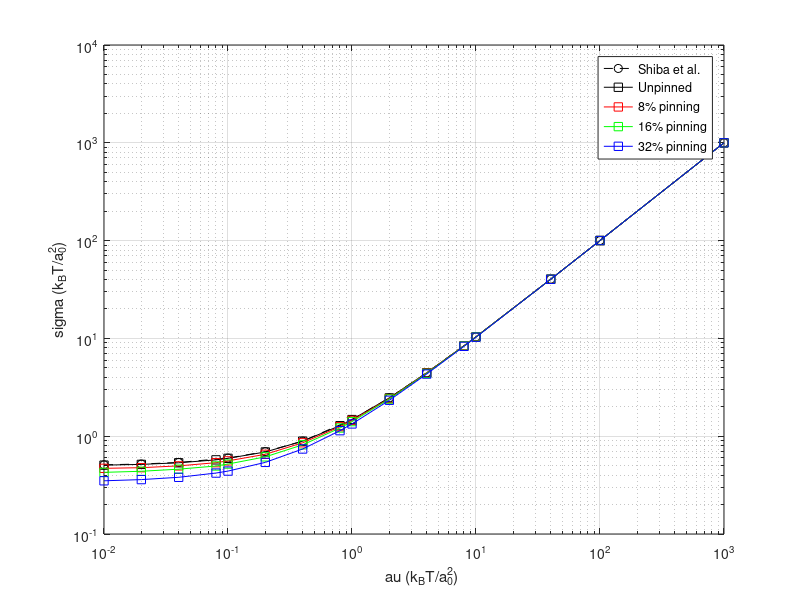
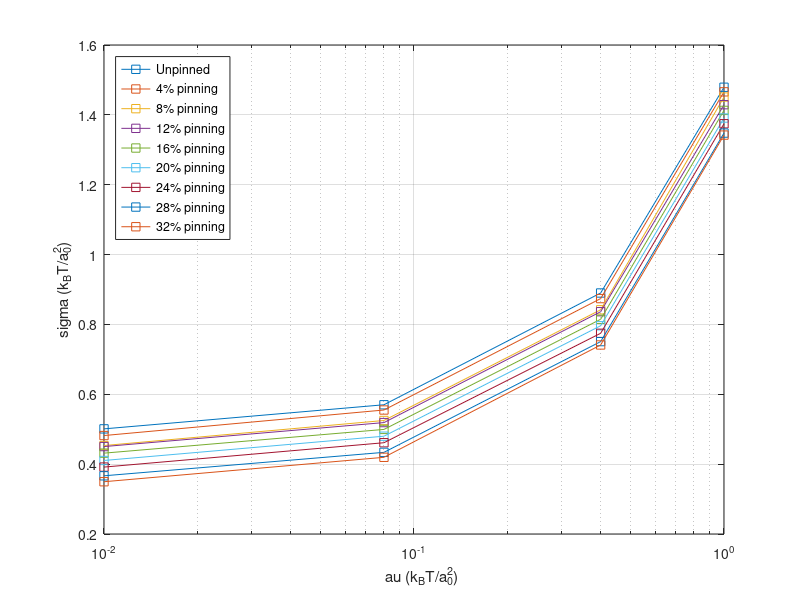
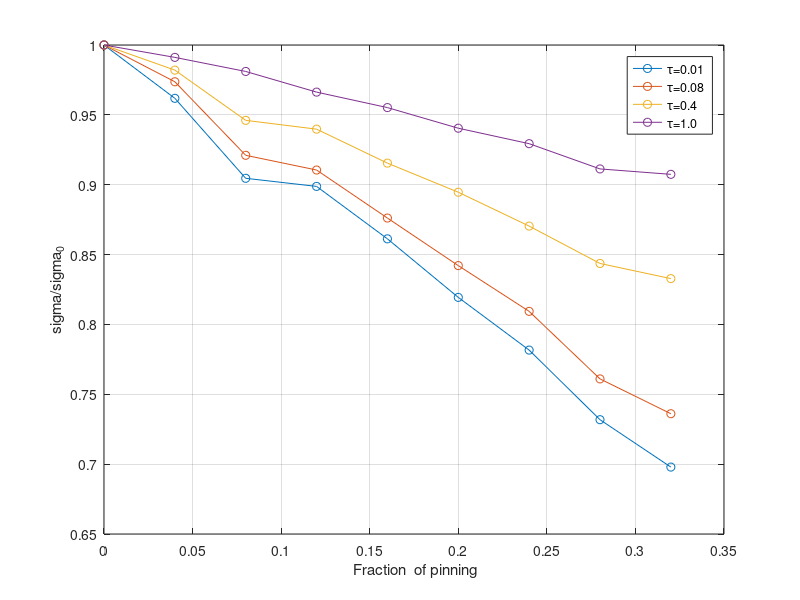
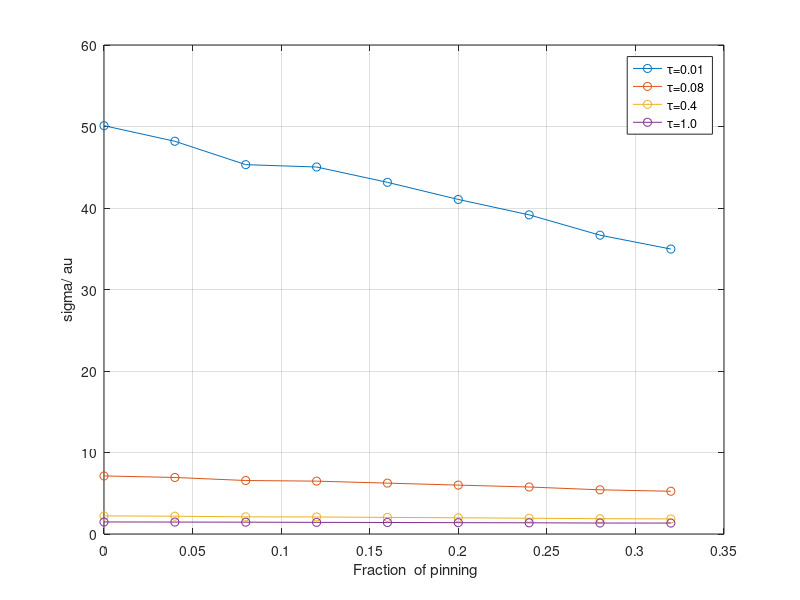

Recreate these plots in MATLAB, in order.
%----------------------------sigma-tau plot-----------------------%
tau_shiba = [0.01, 0.02, 0.04, ...
    0.1, 0.2, 0.4, ...
    1.0, 2.0, 4.0, ...
    10, 40, ...
    100, ...
    1000];
   
sigma_shiba = [0.509713537, 0.519494765, 0.538834329, ...
    0.597235415, 0.694884157, 0.890458633, ...
    1.47868855, 2.462251327, 4.435035741, ...
    10.37539235, 40.23293487, ...
    100.1352802, ...
    1000.018997]; 

tau = [0.01, 0.02, 0.04, 0.08, ...
       0.1, 0.2, 0.4, 0.8, ...
       1.0, 2.0, 4.0, 8.0, ...
       10.0,40.0...
       100.0, ...
       1000.0];
   
sigma_shiba = [0.509713537, 0.519494765, 0.538834329, ...
    0.597235415, 0.694884157, 0.890458633, ...
    1.47868855, 2.462251327, 4.435035741, ...
    10.37539235, 40.23293487, ...
    100.1352802, ...
    1000.018997]; 

tau = [0.01, 0.02, 0.04, 0.08, ...
       0.1, 0.2, 0.4, 0.8, ...
       1.0, 2.0, 4.0, 8.0, ...
       10.0,40.0...
       100.0, ...
       1000.0];
   
sigma_unpinned = [0.506143, 0.515, 0.5348571, 0.5728571 ...
         0.5938709, 0.69, 0.89, 1.2805 ...
         1.479, 2.465, 4.448, 8.41 ...
         10.4, 40.280, 100.18, 1000.03];
            
sigma_normal_8 = [0.46928, 0.47666, 0.4972, 0.5359677 ...
         0.5594, 0.653, 0.85666, 1.2496825 ...
         1.451, 2.420, 4.42, 8.39066 ...
         10.379677, 40.264, 100.17, 1000.03];

sigma_normal_16 = [0.427, 0.438, 0.4602, 0.496 ...
         0.519333, 0.615, 0.816, 1.21333 ...
         1.41, 2.40, 4.3888, 8.365 ...
         10.3522580, 40.245, 100.16, 1000.0276984];
   
sigma_normal_32 = [0.350, 0.360, 0.380, 0.420 ... 
         0.440, 0.540, 0.740, 1.139 ...
         1.335, 2.329677, 4.3198412, 8.30 ...
         10.2913492, 40.21079365, 100.13, 1000.02419047];

%------------------ Plot -------------------%
figure(1)
loglog(tau_shiba,sigma_shiba,"ko--")
hold on
loglog(tau,sigma_unpinned,"ks-")
hold on
loglog(tau,sigma_normal_8,"rs-")
hold on
loglog(tau,sigma_normal_16,"gs-")
hold on
loglog(tau,sigma_normal_32,"bs-")
hold on
grid on
xlabel("\tau (k_BT/a_0^2)")
ylabel("\sigma (k_BT/a_0^2)")
legend('Shiba et al.','Unpinned','8% pinning','16% pinning','32% pinning')

%------------------------------Refined---------------------------%

tau = [0.01, 0.08, 0.4, 1.0];

unpinned = [0.501     ,0.570    ,0.890     ,1.479];
normal_4 = [0.48188   ,0.555    ,0.874     ,1.4659];
normal_8 = [0.4532    ,0.525    ,0.842     ,1.451];
normal_12 = [0.4503   ,0.519    ,0.8364    ,1.42913];
normal_16 = [0.431493 ,0.4994   ,0.814747  ,1.41275];
normal_20 = [0.410498 ,0.480    ,0.796215  ,1.39092];
normal_24 = [0.391599 ,0.461333 ,0.774648  ,1.37455];
normal_28 = [0.36664  ,0.433778 ,0.750836  ,1.34782];
normal_32 = [0.349648 ,0.419573 ,0.741193  ,1.34209];

sig_1 = [0.501, 0.48188, 0.4532, 0.4503, 0.431493, 0.410498, 0.391599, 0.36664, 0.349648] / 0.501;
sig_2 = [0.570, 0.555, 0.525, 0.519, 0.4994, 0.480, 0.461333, 0.433778, 0.419573] / 0.570;
sig_3 = [0.890, 0.874, 0.842, 0.8364, 0.814747, 0.796215, 0.774648, 0.750836, 0.741193] / 0.890;
sig_4 = [1.479,1.4659,1.451,1.42913,1.41275,1.39092,1.37455,1.34782,1.34209] / 1.479;

sig_by_tau_1 = [0.501, 0.48188, 0.4532, 0.4503, 0.431493, 0.410498, 0.391599, 0.36664, 0.349648] / 0.01;
sig_by_tau_2 = [0.570, 0.555, 0.525, 0.519, 0.4994, 0.480, 0.461333, 0.433778, 0.419573] / 0.08;
sig_by_tau_3 = [0.890, 0.874, 0.842, 0.8364, 0.814747, 0.796215, 0.774648, 0.750836, 0.741193] / 0.4;
sig_by_tau_4 = [1.479,1.4659,1.451,1.42913,1.41275,1.39092,1.37455,1.34782,1.34209];

percentages = [0.0, 0.04, 0.08, 0.12, 0.16, 0.20, 0.24, 0.28, 0.32];

%------------------------------------------------------%
figure(2)
semilogx(tau,unpinned,'Marker','s');
hold on
semilogx(tau,normal_4,'Marker','s');
hold on
semilogx(tau,normal_8,'Marker','s');
hold on
semilogx(tau,normal_12,'Marker','s');
hold on
semilogx(tau,normal_16,'Marker','s');
hold on
semilogx(tau,normal_20,'Marker','s');
hold on
semilogx(tau,normal_24,'Marker','s');
hold on
semilogx(tau,normal_28,'Marker','s');
hold on
semilogx(tau,normal_32,'Marker','s');
xlabel("\tau (k_BT/a_0^2)")
ylabel("\sigma (k_BT/a_0^2)")
grid on
legend('Unpinned','4% pinning','8% pinning','12% pinning','16% pinning', ...
    '20% pinning','24% pinning','28% pinning','32% pinning', 'location','northwest');

%-------------------------------------------------------%
figure(3)
plot(percentages, sig_1,'Marker','o')
hold on
plot(percentages, sig_2,'Marker','o')
hold on
plot(percentages, sig_3,'Marker','o')
hold on
plot(percentages, sig_4,'Marker','o')
hold on
grid on
xlabel(" Fraction  of pinning")
ylabel("\sigma/\sigma_{0}")
grid on
legend('\tau=0.01 ','\tau=0.08','\tau=0.4','\tau=1.0');
%-------------------------------------------------------%
figure(4)
plot(percentages, sig_by_tau_1,'Marker','o')
hold on
plot(percentages, sig_by_tau_2,'Marker','o')
hold on
plot(percentages, sig_by_tau_3,'Marker','o')
hold on
plot(percentages, sig_by_tau_4,'Marker','o')
hold on
grid on
xlabel(" Fraction  of pinning")
ylabel("\sigma/\tau")
grid on
legend('\tau=0.01 ','\tau=0.08','\tau=0.4','\tau=1.0');

%----------------------sigma Vs excess area------------------------%/
excess_area_unpinned = [0.0203,0.0202, 0.0194,0.0196,...
    0.0197,0.0194,0.0189,0.0181,...
    0.0170,0.0157,0.0133,0.0107,...
    0.0100,0.0056,...
    0.0032,...
    4.7*1e-4];
delta_a = 100*(excess_area_unpinned(1) - excess_area_unpinned);

excess_area_normal_8 = [0.0203,0.0202, 0.0194,0.0196,...
    0.0197,0.0194,0.0189,0.0181,...
    0.0170,0.0157,0.0133,0.0107,...
    0.0100,0.0056,...
    0.0032,...
    4.7*1e-4];
delta_a_normal_8 = 100*(excess_area_normal_8(1) - excess_area_normal_8);

excess_area_normal_16 = [0.0089,0.0089, 0.0089,0.0087,...
    0.0089,0.0088,0.0087,0.0086,...
    0.0085,0.0082,0.0078,0.0071,...
    0.0067,0.0043,...
    0.0025,...
    4.2367e-04];
delta_a_normal_16 = 100*(excess_area_normal_16(1) - excess_area_normal_16);

excess_area_normal_32 = [0.0059,0.0059, 0.0060,0.0059,...
    0.0060,0.0059,0.0059,0.0058,...
    0.0058,0.0057,0.0055,0.0052,...
    0.0049,0.0035,...
    7.4078e-04,...
    3.4295e-04];
delta_a_normal_32 = 100*(excess_area_normal_32(1) - excess_area_normal_32);


figure (5)
semilogy(delta_a, sigma_unpinned/sigma_unpinned(1),'bs-');
hold on
semilogy(delta_a_normal_8, sigma_normal_8/sigma_normal_8(1),'rs-');
hold on
semilogy(delta_a_normal_16, sigma_normal_16/sigma_normal_16(1),'gs-');
hold on
semilogy(delta_a_normal_32, sigma_normal_32/sigma_normal_32(1),'ks-');
xlabel(" \Deltaa = a_0-a (%)")
ylabel("\sigma/\sigma_0")
grid on
legend('Unpinned','8% pinning','16% pinning','32% pinning')
